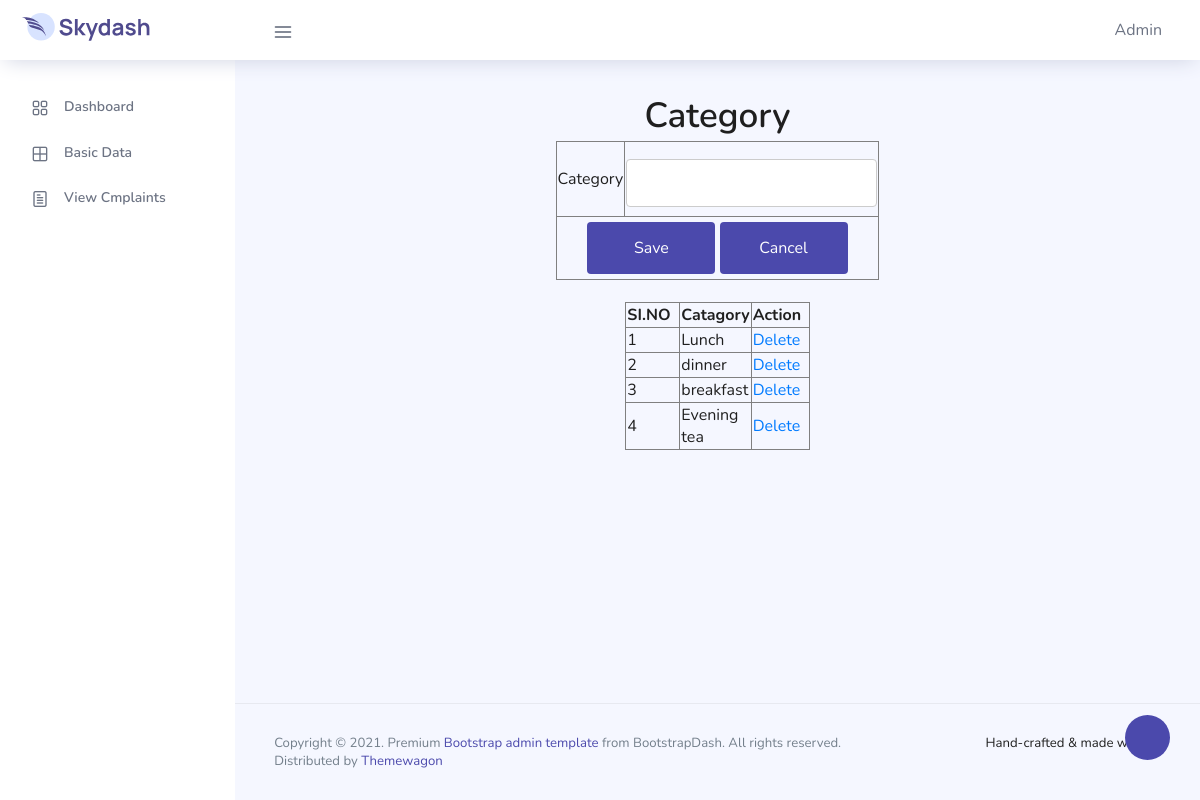
The page /PROJECT/Admin/Category.php (signed in) on the database its author committed.
### tables this page shows
CREATE TABLE `tbl_category` (
  `category_id` int(50) NOT NULL,
  `category_name` varchar(500) NOT NULL
);

### PROJECT/Admin/Category.php (the view, shortened to what this page needs)
<!DOCTYPE html PUBLIC "-//W3C//DTD XHTML 1.0 Transitional//EN" "http://www.w3.org/TR/xhtml1/DTD/xhtml1-transitional.dtd">
<html xmlns="http://www.w3.org/1999/xhtml">
<head>
</head>
<body>
<?php
include("Head.php");
?>
<form id="form1" name="form1" method="post" action="">
  <h2 align="center">Category</h2>
  <table border="1" align="center">
    <tr>
      <td>Category</td>
      <td><label for="txtcategory"></label>
      <input type="text" name="txtcategory" id="txtcategory" /></td>
    </tr>
    <tr>
      <td colspan="2" align="center"> <input type="submit" name="btnsave" id="btnsave" value="Save" />
      <input type="reset" name="btncancel" id="btncancel" value="Cancel" /></td>
    </tr>
  </table>
  <br>
  <table  border="1" align="center">
    <tr>
      <th width="54">SI.NO</th>
      <th width="71">Catagory</th>
      <th width="58">Action</th>
    </tr>
    <?php
	$i=0;
    $sel="select * from tbl_category";
	$result=$Conn->query($sel);
	while($row=$result->fetch_assoc())
	{
		$i++;
		?>
		<tr>
          <td><?php echo $i; ?></td>
          <td><?php echo $row["category_name"]?></td>
          <td><a href="Category.php?did=<?php echo $row["category_id"]?>">Delete</a></td>
        </tr>
		<?php
	}
	?>
  </table>
  <p>&nbsp;</p>
</form>
</body>
<?php
include("Foot.php");
?>
</html>

### PROJECT/Assets/Template/form.css (style rules this page uses)
input[type=text],[type=password],[type=email],[type=date], select { width: 100%; padding: 12px 20px; margin: 8px 0; display: inline-block; border: 1px solid #ccc; border-radius: 4px; box-sizing: border-box; }
input[type=submit] { width: 40%; background-color: #4B49AC; color: white; padding: 15px; margin: 4px 0; border: none; border-radius: 4px; cursor: pointer; }
input[type=reset] { width: 40%; background-color: #4B49AC; color: white; padding: 15px; margin: 4px 0; border: none; border-radius: 4px; cursor: pointer; }

### rows shown on the page
tbl_category: category_name "Lunch"
tbl_category: category_name "dinner"
tbl_category: category_name "breakfast"
tbl_category: category_name "Evening tea"
